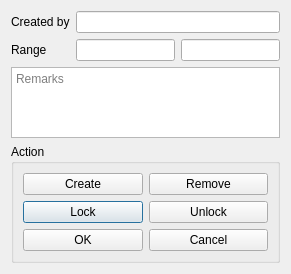
<?xml version="1.0" encoding="UTF-8"?>
<ui version="4.0">
 <class>ReserveWidgetAction</class>
 <widget class="QDialog" name="ReserveWidgetAction">
  <property name="geometry">
   <rect>
    <x>0</x>
    <y>0</y>
    <width>291</width>
    <height>274</height>
   </rect>
  </property>
  <property name="windowTitle">
   <string>Reserve action</string>
  </property>
  <layout class="QGridLayout" name="gridLayout_2">
   <item row="0" column="0">
    <widget class="QLabel" name="label">
     <property name="text">
      <string>Created by</string>
     </property>
    </widget>
   </item>
   <item row="2" column="0" colspan="3">
    <widget class="QTextEdit" name="teRemarks">
     <property name="placeholderText">
      <string>Remarks</string>
     </property>
    </widget>
   </item>
   <item row="1" column="0">
    <widget class="QLabel" name="label_2">
     <property name="text">
      <string>Range</string>
     </property>
    </widget>
   </item>
   <item row="3" column="0" colspan="3">
    <widget class="QGroupBox" name="groupBox">
     <property name="title">
      <string>Action</string>
     </property>
     <layout class="QGridLayout" name="gridLayout">
      <item row="1" column="0">
       <widget class="QPushButton" name="btnLock">
        <property name="text">
         <string>Lock</string>
        </property>
        <property name="icon">
         <iconset resource="../Resort/res.qrc">
          <normaloff>:/images/lock.png</normaloff>:/images/lock.png</iconset>
        </property>
       </widget>
      </item>
      <item row="0" column="0">
       <widget class="QPushButton" name="btnEdit">
        <property name="text">
         <string>Create</string>
        </property>
        <property name="icon">
         <iconset resource="../Resort/res.qrc">
          <normaloff>:/images/edit.png</normaloff>:/images/edit.png</iconset>
        </property>
       </widget>
      </item>
      <item row="1" column="1">
       <widget class="QPushButton" name="btnUnlock">
        <property name="text">
         <string>Unlock</string>
        </property>
        <property name="icon">
         <iconset resource="../Resort/res.qrc">
          <normaloff>:/images/unlock.png</normaloff>:/images/unlock.png</iconset>
        </property>
       </widget>
      </item>
      <item row="2" column="1">
       <widget class="QPushButton" name="btnCancel">
        <property name="text">
         <string>Cancel</string>
        </property>
       </widget>
      </item>
      <item row="2" column="0">
       <widget class="QPushButton" name="btnOk">
        <property name="text">
         <string>OK</string>
        </property>
       </widget>
      </item>
      <item row="0" column="1">
       <widget class="QPushButton" name="btnRemove">
        <property name="text">
         <string>Remove</string>
        </property>
        <property name="icon">
         <iconset resource="../Resort/res.qrc">
          <normaloff>:/images/garbage.png</normaloff>:/images/garbage.png</iconset>
        </property>
       </widget>
      </item>
     </layout>
    </widget>
   </item>
   <item row="1" column="1">
    <widget class="EDateEdit" name="deStart">
     <property name="readOnly">
      <bool>true</bool>
     </property>
    </widget>
   </item>
   <item row="1" column="2">
    <widget class="EDateEdit" name="deEnd">
     <property name="readOnly">
      <bool>true</bool>
     </property>
    </widget>
   </item>
   <item row="0" column="1" colspan="2">
    <widget class="QLineEdit" name="leAuthor">
     <property name="readOnly">
      <bool>true</bool>
     </property>
    </widget>
   </item>
  </layout>
 </widget>
 <customwidgets>
  <customwidget>
   <class>EDateEdit</class>
   <extends>QLineEdit</extends>
   <header location="global">edateedit.h</header>
  </customwidget>
 </customwidgets>
 <resources>
  <include location="../Resort/res.qrc"/>
 </resources>
 <connections/>
</ui>
